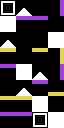

This game map was drawn from its Tiled (.tmx) file and the tilesets committed beside it. A one-line description and the full map source follow:
An orthogonal 4x8 tile map with 16x16 px tiles, 1 tile layer (solid) and 4 objects (2x finish, music, spawn).

<map version="1.0" orientation="orthogonal" renderorder="right-down" width="4" height="8" tilewidth="16" tileheight="16" nextobjectid="31">
 <tileset firstgid="1" name="tileset" tilewidth="16" tileheight="16" tilecount="18" columns="6">
  <image source="../images/tileset.png" width="96" height="48" />
 </tileset>
 <layer name="solid" width="4" height="8">
  <data encoding="csv">
3,11,0,13,
1,15,15,0,
11,0,0,1,
9,0,9,7,
15,1,11,13,
0,11,15,8,
9,9,1,0,
15,15,3,1
</data>
 </layer>
 <objectgroup name="objects">
  <object id="12" name="relix" type="music" x="-16" y="-16" width="16" height="16" />
  <object id="26" name="lv7" type="finish" x="-1" y="-1" width="16" height="16" />
  <object id="27" name="lv6.1" type="finish" x="31" y="112" width="16" height="16" />
  <object id="29" type="spawn" x="15" y="95" width="16" height="16" />
 </objectgroup>
</map>
